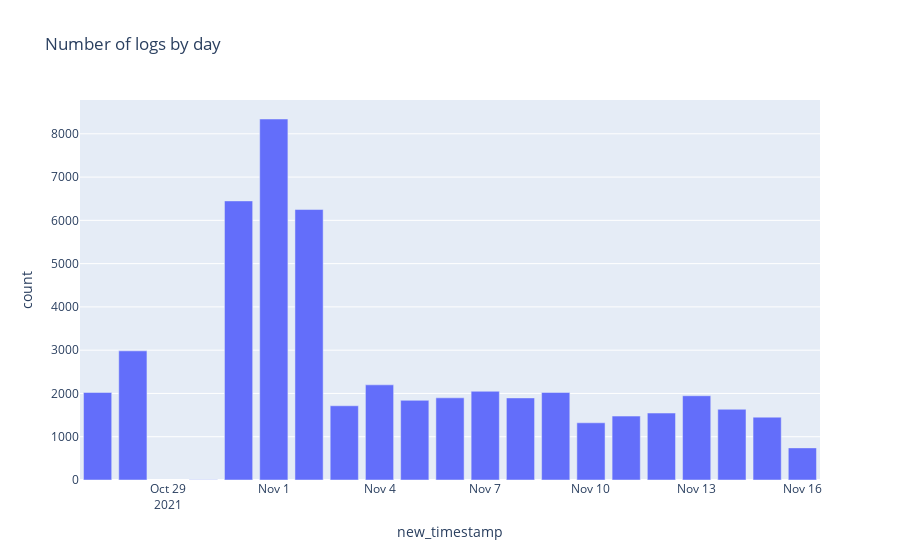

Notebook code cell kept with this figure:
### Code cell
fig = px.bar(df3, x='new_timestamp', y='count', 
             title='Number of logs by day')
fig.show()

### Figure 1 — Plotly figure (JSON) as saved in the notebook; plotly's stock layout.template omitted (floating-point values rounded to 4 significant figures)
{"data": [{"alignmentgroup": "True", "hoverlabel": {"namelength": 0}, "hovertemplate": "new_timestamp=%{x}<br>count=%{y}", "legendgroup": "", "marker": {"color": "#636efa"}, "name": "", "offsetgroup": "", "orientation": "v", "showlegend": false, "textposition": "auto", "type": "bar", "x": ["2021-10-27T00:00:00", "2021-10-28T00:00:00", "2021-10-30T00:00:00", "2021-10-31T00:00:00", "2021-11-01T00:00:00", "2021-11-02T00:00:00", "2021-11-03T00:00:00", "2021-11-04T00:00:00", "2021-11-05T00:00:00", "2021-11-06T00:00:00", "2021-11-07T00:00:00", "2021-11-08T00:00:00", "2021-11-09T00:00:00", "2021-11-10T00:00:00", "2021-11-11T00:00:00", "2021-11-12T00:00:00", "2021-11-13T00:00:00", "2021-11-14T00:00:00", "2021-11-15T00:00:00", "2021-11-16T00:00:00"], "xaxis": "x", "y": [2023, 2984, 6, 6449, 8342, 6250, 1715, 2199, 1841, 1899, 2050, 1897, 2023, 1322, 1477, 1547, 1947, 1634, 1452, 742], "yaxis": "y"}], "layout": {"barmode": "relative", "legend": {"tracegroupgap": 0}, "title": {"text": "Number of logs by day"}, "xaxis": {"anchor": "y", "domain": [0, 1], "title": {"text": "new_timestamp"}}, "yaxis": {"anchor": "x", "domain": [0, 1], "title": {"text": "count"}}}}
